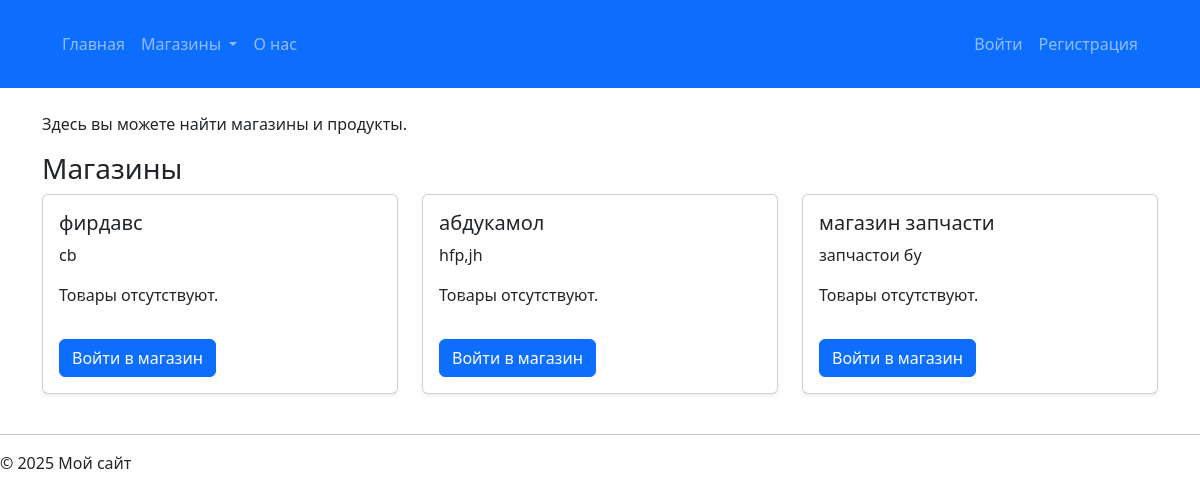
The app's page /, older data.
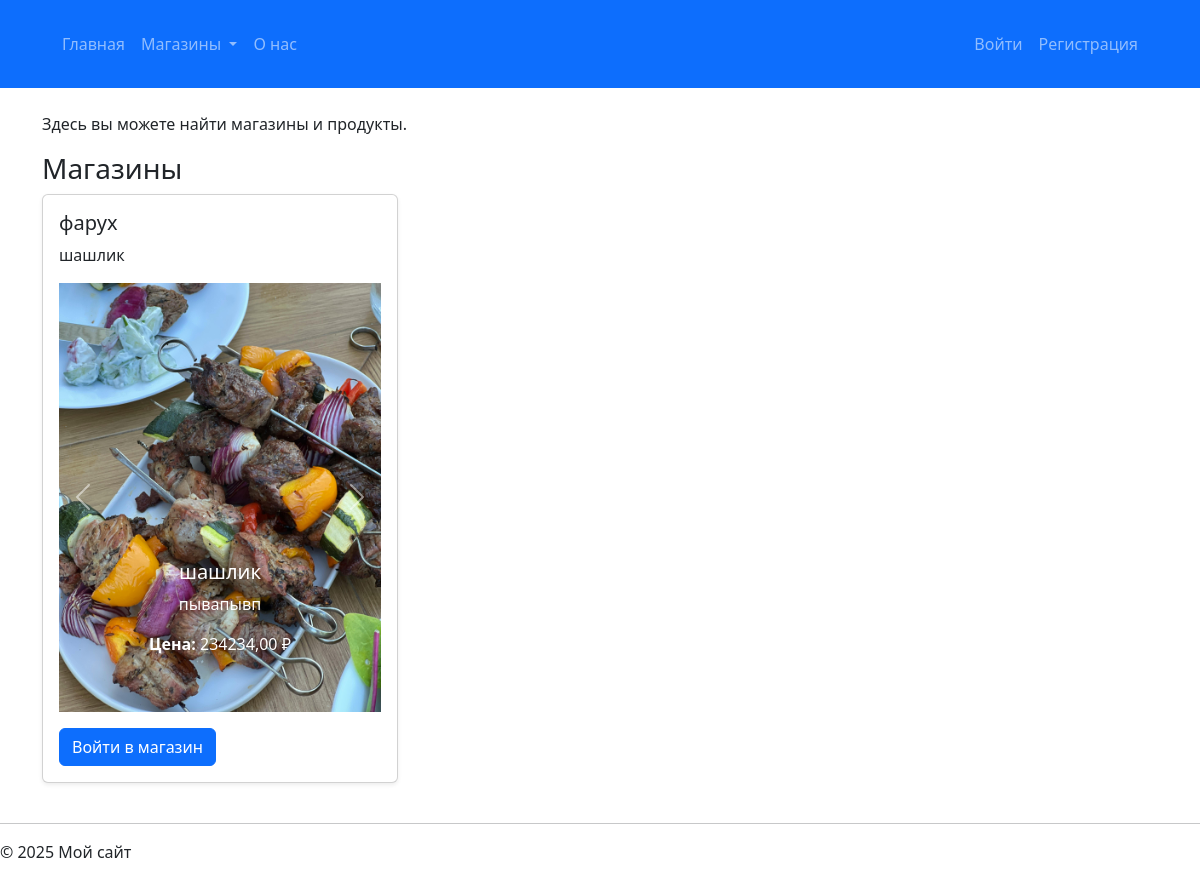
The same page, newer data.
### store/models/store.py (models this page shows, shortened)
class Store(models.Model):
    owner = models.OneToOneField(CustomUser, on_delete=models.CASCADE, related_name='store')  # связь с владельцем
    name = models.CharField(max_length=255)  # Название магазина
    description = models.TextField(blank=True)  # Описание магазина
    created_at = models.DateTimeField(auto_now_add=True)  # Дата создания магазина
    logo = models.ImageField(upload_to='store_logos/', null=True, blank=True)  # Логотип магазина (опционально)
    class Meta:
        verbose_name = 'Store'
        verbose_name_plural = 'Stores'

### store/models/product.py (models this page shows, shortened)
class Product(models.Model):
    name = models.CharField(max_length=200)
    description = models.TextField()
    price = models.DecimalField(max_digits=8, decimal_places=2)
    subcategory = models.ForeignKey(SubCategory, related_name='products', on_delete=models.CASCADE)
    store = models.ForeignKey(Store, related_name='products', on_delete=models.CASCADE, default=1)  # Значение по умолчанию, которое будет установлено для старых продуктов
    image = models.ImageField(upload_to='product_images/', null=True, blank=True)  # Поле для изображения
    class Meta:
        verbose_name = 'Product'
        verbose_name_plural = 'Products'

### app/views.py (the view)
# urls.py: path('', views.index, name='index'),  # Главная страница из app.views
def index(request):
    stores = Store.objects.prefetch_related('products').all()  # Загружаем магазины с их товарами
    return render(request, 'app/index.html', {'stores': stores})

### app/context_processors.py (called while the page is built)
def menu_categories(request):
    stores = Store.objects.prefetch_related('categories__subcategories').all()
    return {'menu_categories': stores}

### app/templates/app/index.html (shortened to what this page needs)
<!DOCTYPE html>
<html lang="ru">
<head>
    <link href="https://cdn.jsdelivr.net/npm/bootstrap@5.3.0-alpha1/dist/css/bootstrap.min.css" rel="stylesheet">
</head>
<body>
    {% include 'app/header.html' %}
    <div class="container mt-4">
        <p>Здесь вы можете найти магазины и продукты.</p>
        <h3>Магазины</h3>
        <div class="row">
            {% for store in stores %}
                <div class="col-md-4">
                    <div class="card mb-4 shadow-sm">
                        <div class="card-body">
                            <h5 class="card-title">{{ store.name }}</h5>
                            <p class="card-text">{{ store.description }}</p>
                            <div id="carousel{{ store.id }}" class="carousel slide" data-bs-ride="carousel">
                                <div class="carousel-inner">
                                    {% for product in store.products.all %}
                                        <div class="carousel-item {% if forloop.first %}active{% endif %}">
                                            {% if product.image %}
                                                <img src="{{ product.image.url }}" class="d-block w-100" alt="{{ product.name }}">
                                            {% else %}
                                                <img src="/static/images/default-product.jpg" class="d-block w-100" alt="Изображение отсутствует">
                                            {% endif %}
                                            <div class="carousel-caption d-none d-md-block">
                                                <h5>{% if product.name %}{{ product.name }}{% else %}Название отсутствует{% endif %}</h5>
                                                <p>{{ product.description }}</p>
                                                <p><strong>Цена:</strong> {{ product.price }} ₽</p>
                                            </div>
                                        </div>
                                    {% empty %}
                                        <div class="carousel-item active">
                                            <p>Товары отсутствуют.</p>
                                        </div>
                                    {% endfor %}
                                </div>
                                <button class="carousel-control-prev" type="button" data-bs-target="#carousel{{ store.id }}" data-bs-slide="prev">
                                    <span class="carousel-control-prev-icon" aria-hidden="true"></span>
                                </button>
                                <button class="carousel-control-next" type="button" data-bs-target="#carousel{{ store.id }}" data-bs-slide="next">
                                    <span class="carousel-control-next-icon" aria-hidden="true"></span>
                                </button>
                            </div>
                            <a href="{% url 'store_detail' store.id %}" class="btn btn-primary mt-3">Войти в магазин</a>
                        </div>
                    </div>
                </div>
            {% empty %}
                <p>Магазины отсутствуют.</p>
            {% endfor %}
        </div>
    </div>
    {% include 'app/footer.html' %}
</body>
</html>

Row changes from the older to the newer data that the page shows:
removed Store: name "фирдавс", description "cb"
removed Store: name "абдукамол", description "hfp,jh"
removed Store: name "магазин запчасти", description "запчастои бу"
added Store: name "фарух", description "шашлик"
added Product: image (picture), name "шашлик", description "пывапывп", price "234234,00"
